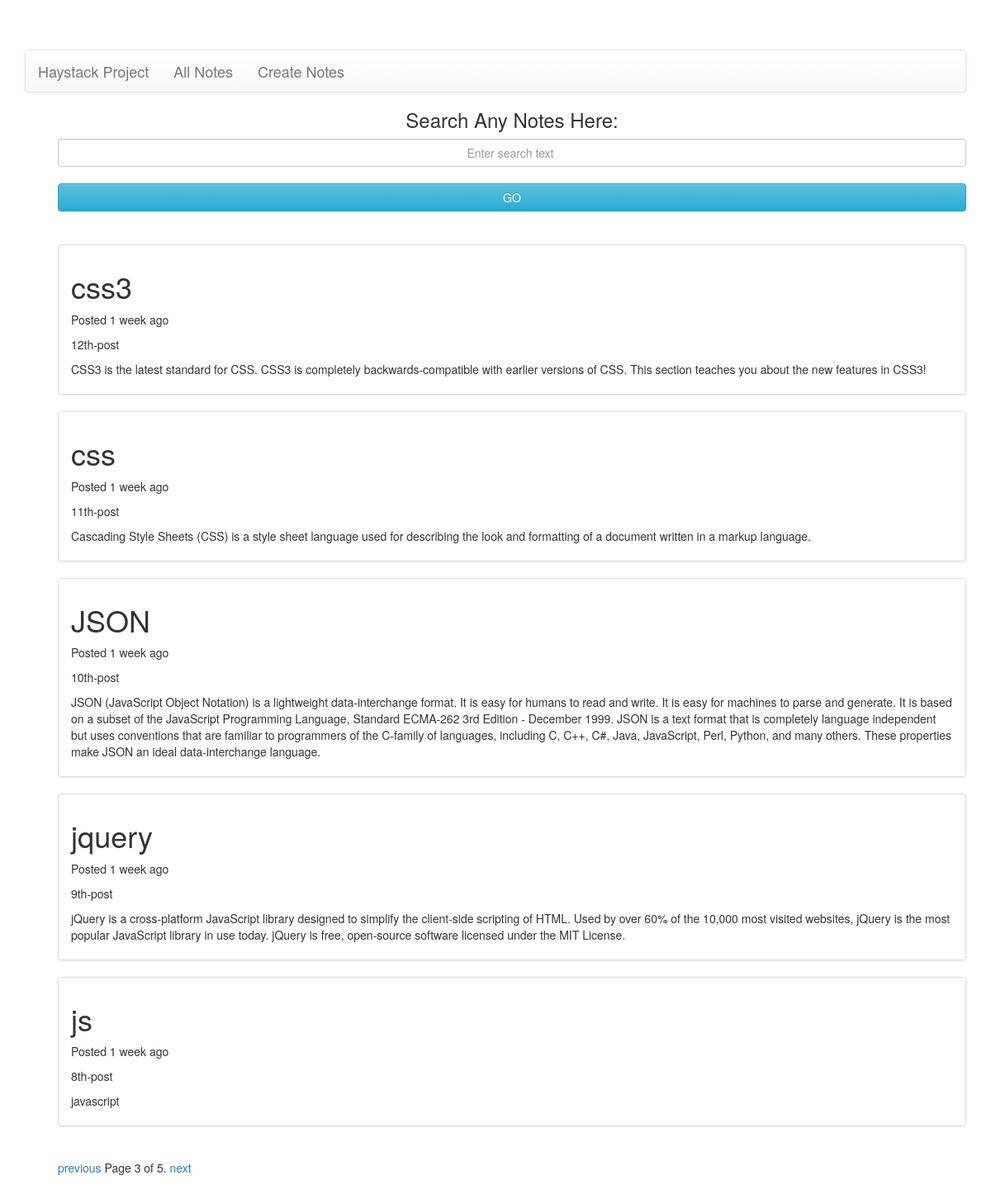
/?page=3, run on the app's committed database.
### searchapp/models.py (models this page shows, shortened)
class Note(models.Model):
    title = models.CharField(max_length=1000, unique=True)
    body = models.TextField()
    timestamp = models.DateTimeField(auto_now=True)

### searchapp/views.py (the view)
# urls.py: url(r'^$', views.index, name='index'),
def index(request):
    latest_notes_list = Note.objects.all().order_by('-timestamp')
    paginator = Paginator(latest_notes_list, 5) # Show 5 notes per page
    page = request.GET.get('page')
    try:
        notes = paginator.page(page)
    except PageNotAnInteger:
        notes = paginator.page(1)
    except EmptyPage:
        notes = paginator.page(paginator.num_pages)
    template = loader.get_template('searchapp/index.html')
    context = RequestContext(request, {'latest_notes_list': notes, })
    return HttpResponse(template.render(context))

### searchapp/templates/searchapp/index.html (shortened to what this page needs)
{% extends 'base.html' %}
{% block content %}
{% if latest_notes_list %}
{% load humanize %}
    <ul>
    <form id="search" action='/search/'>
                            <h3 class="center">Search Any Notes Here:</h3><input class="small input-text form-control" placeholder="Enter search text" name="q" type="search">
                            <br/>
                            <input class="form-control btn btn-info" value="GO" type="submit">
                        </form>
                        <br/><br/>
    {% for note in latest_notes_list %}
        <ul class="list-group">
        <li class="list-group-item">
            <h1>{{ note.title }}</h1>
            <p>Posted {{ note.timestamp|naturaltime }} </p>
            <p>{{note.id|ordinal }}-post</p>
            <p>{{ note.body }}</p>
        </li>
        </ul>
    {% endfor %}
    <div class="pagination">
    <span class="step-links">
        {% if latest_notes_list.has_previous %}
            <a href="?page={{ latest_notes_list.previous_page_number }}">previous</a>
        {% endif %}
        <span class="current">
            Page {{ latest_notes_list.number }} of {{ latest_notes_list.paginator.num_pages }}.
        </span>
        {% if latest_notes_list.has_next %}
            <a href="?page={{ latest_notes_list.next_page_number }}">next</a>
        {% endif %}
    </span>
</div>
    </ul>
{% else %}
    <p>No notes are available.</p>
{% endif %}
{% endblock %}

### searchapp/templates/base.html (style rules this page uses)
li { list-style: none; }
.center { text-align: center; }

### data on the page
Note: title "css3", timestamp "1 week ago", id|ordinal "12th", body "CSS3 is the latest standard for CSS. CSS3 is completely backwards-compatible with earlier versions of CSS. This section teaches you about the new features in CSS3!"
Note: title "css", timestamp "1 week ago", id|ordinal "11th", body "Cascading Style Sheets (CSS) is a style sheet language used for describing the look and formatting of a document written in a markup language."
Note: title "JSON", timestamp "1 week ago", id|ordinal "10th", body "JSON (JavaScript Object Notation) is a lightweight data-interchange format. It is easy for humans to read and write. It is easy for machines to parse and generate. It is based on a subset of the JavaScript Programming Language, Standard ECMA-262 3rd Edition - December 1999. JSON is a text format that is completely language independent but uses conventions that are familiar to programmers of the C-family of languages, including C, C++, C#, Java, JavaScript, Perl, Python, and many others. These properties make JSON an ideal data-interchange language."
Note: title "jquery", timestamp "1 week ago", id|ordinal "9th", body "jQuery is a cross-platform JavaScript library designed to simplify the client-side scripting of HTML. Used by over 60% of the 10,000 most visited websites, jQuery is the most popular JavaScript library in use today. jQuery is free, open-source software licensed under the MIT License."
Note: title "js", timestamp "1 week ago", id|ordinal "8th", body "javascript"

### other printed values
{{ latest_notes_list.number }} "3"
{{ latest_notes_list.paginator.num_pages }} "5"
